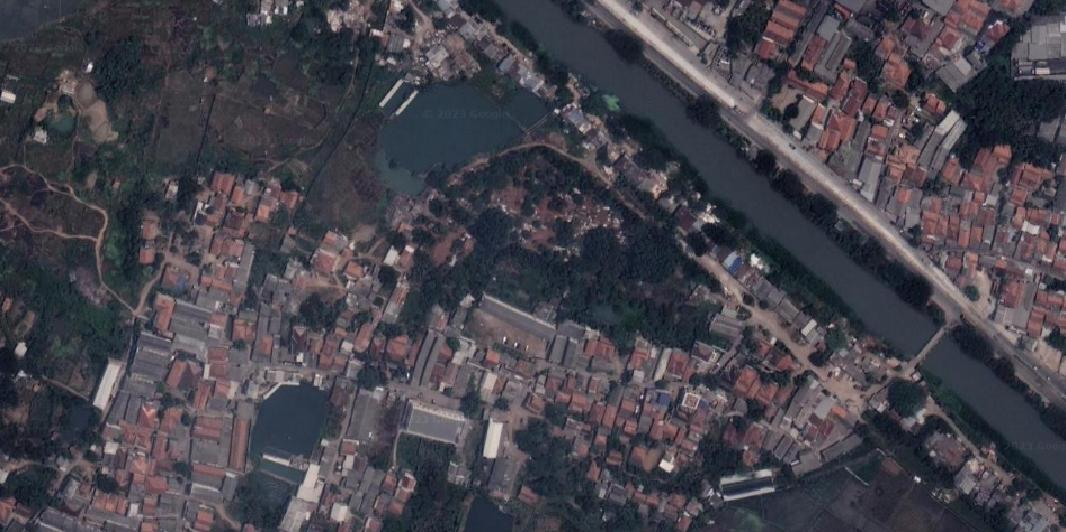
#> input picture data/images/IMG_1.jpg, 1066 x 532 px, given in place of IMG_3_pts.png, which was not available
$ jupyter execute create_dataset.ipynb   (shell and % lines are left out)   (older library calls are emulated)   (text cells are left out)
#> lines starting #> are read from the running program, lines starting #| are printed output that depends on the picture; after the words box and inside, x2 and y2 are one past the last pixel; in counts of white or black regions, pixels touching at a corner belong together; long printed decimals are rounded; pictures that were not available may be replaced by others from this repository, and a replacement may not be noted
[cell 1]
import cv2
import os
import matplotlib.pyplot as plt
import numpy as np
import pandas as pd

[cell 2]
root = '/home/user/Dev/Git/roofcounting/'
# image_name = "pasirsari_1_labeled"
image_name = "IMG_3_pts"
image_ext = ".png"
image_file = os.path.join("data/images/", (image_name + image_ext))
image_path = os.path.join(root, image_file)
image = cv2.imread(image_path)
#> image is the input picture: shape (532, 1066, 3); mean B, G, R 77, 68.4, 70.8
# print(image_path)

[cell 3]
# adaptive threshold as preprocessing -> looks for areas that are relatively brighter than the neighbouring pixels
blur_hor = cv2.filter2D(image[:, :, 0], cv2.CV_32F, kernel=np.ones((11,1,1), np.float32)/11.0, borderType=cv2.BORDER_CONSTANT)
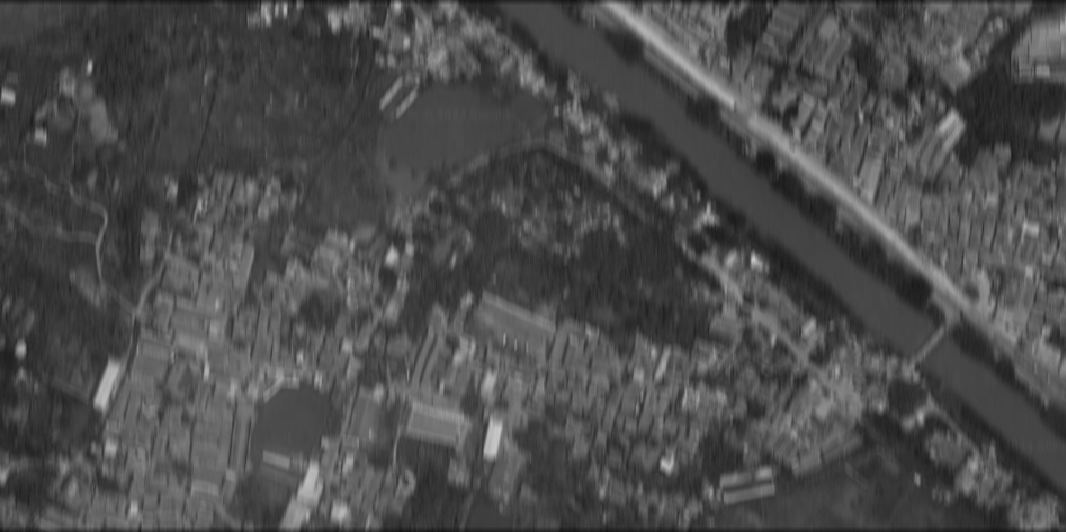
#> blur_hor: shape (532, 1066) float32; min 18.36, max 202.3, mean 76.7
blur_vert = cv2.filter2D(image[:, :, 0], cv2.CV_32F, kernel=np.ones((1,11,1), np.float32)/11.0, borderType=cv2.BORDER_CONSTANT)
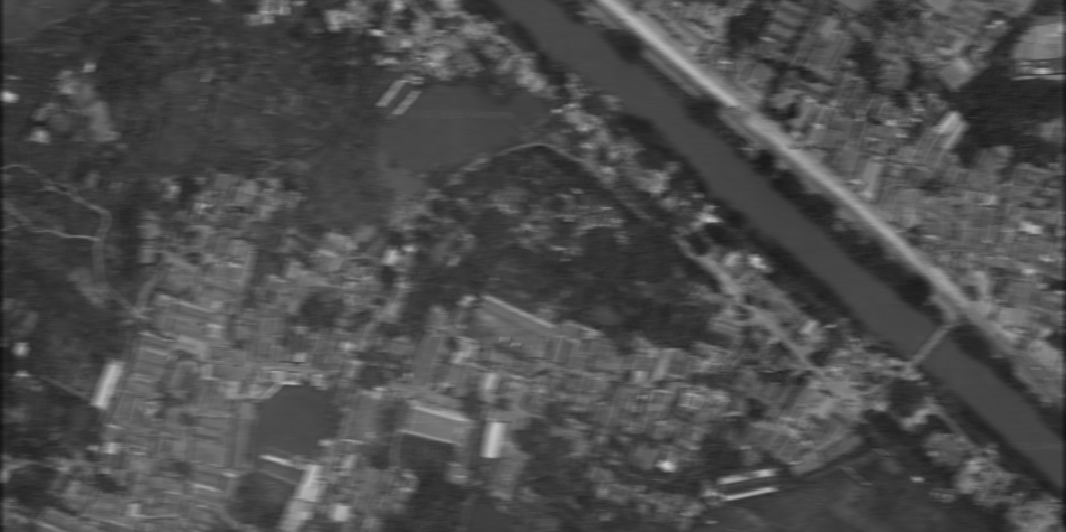
#> blur_vert: shape (532, 1066) float32; min 17.91, max 203.8, mean 76.9
mask = ((image[:,:,0]>blur_hor*1.2) | (image[:,:,0]>blur_vert*1.2)).astype(np.uint8)*255
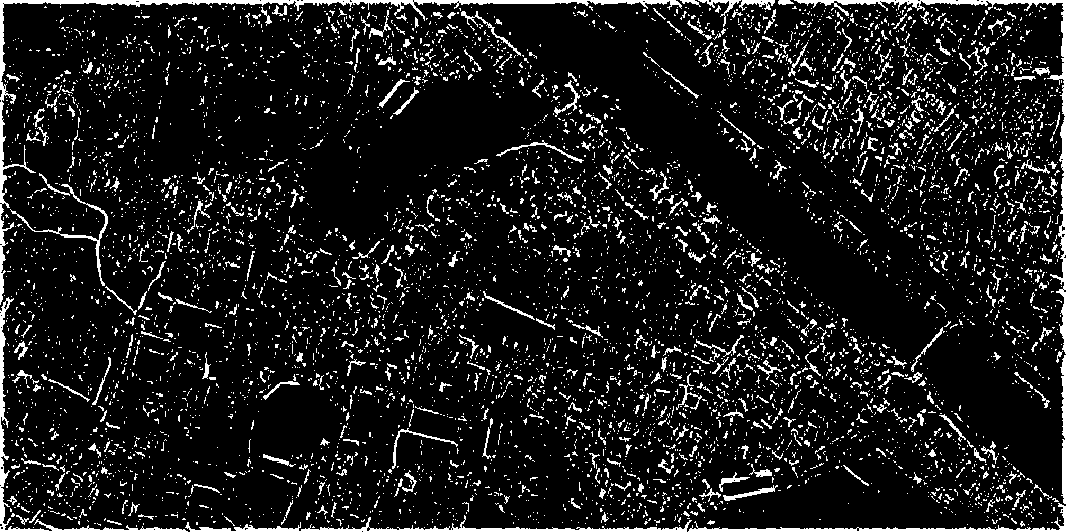
#> mask: shape (532, 1066); 10.4% white in thin lines or dots

[cell 4]
plt.imshow(mask)

[cell 5]
circles = cv2.HoughCircles(mask,
                           cv2.HOUGH_GRADIENT,
                           minDist=2,
                           dp=1,
                           param1=150,
                           param2=12,
                           minRadius=4,
                           maxRadius=10)
#> circles = [[335.5, 11.5, 9.4], [1038.5, 163.5, 8.2], [202.5, 219.5, 7.1], [715.5, 499.5, 6], [63.5, 489.5, 8.2], [915.5, 116.5, 4.6]]
output = image.copy()
for (x, y, r) in circles[0, :, :]:
    cv2.circle(output, (int(x), int(y)), int(r), (0, 255, 0), 4)
#> this loop made 6 passes
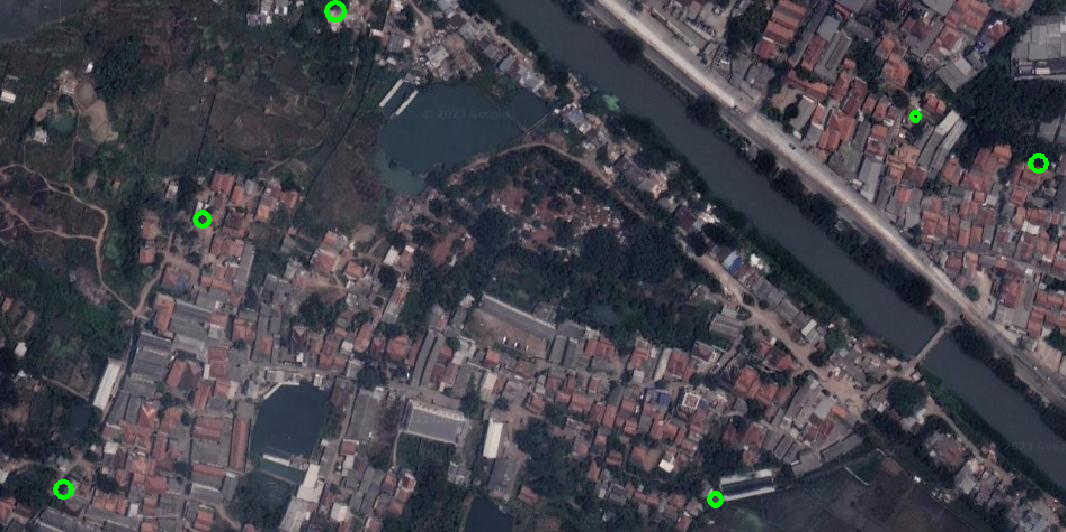
#> output: shape (532, 1066, 3); 0.22% of pixels changed, all inside (x1, y1, x2, y2) = (53, 0, 1049, 508)

[cell 6]
plt.imshow(output)

[cell 7]
xy_array = []

for i in range(len(circles[0])):
    xy = circles[0][i][0], circles[0][i][1]
    xy_array.append(xy)
#> this loop made 6 passes
#> xy on passes 1 to 6: (335.5, 11.5), (1038.5, 163.5), (202.5, 219.5), (715.5, 499.5), (63.5, 489.5), (915.5, 116.5)
#> after the loop, xy_array = [(335.5, 11.5), (1038.5, 163.5), (202.5, 219.5), (715.5, 499.5), (63.5, 489.5), (915.5, 116.5)]

df = pd.DataFrame(xy_array, columns=["x", "y"])
#> df = table of 6 rows and 2 columns
df.to_csv(image_name + ".csv", index=False)

[cell 8]
import h5py
import scipy.io as io
# import PIL.Image as Image
from PIL import Image
import numpy as np
import os
import glob
from matplotlib import pyplot as plt
from scipy.ndimage.filters import gaussian_filter
import scipy
from scipy import spatial
import json
from matplotlib import cm as CM
from image import *
# from model import CSRNet
import torch

from model import CSRNet

[cell 9]
#this is borrowed from https://github.com/davideverona/deep-crowd-counting_crowdnet
def gaussian_filter_density(gt):
    print(gt.shape)
    density = np.zeros(gt.shape, dtype=np.float32)
    gt_count = np.count_nonzero(gt)
    if gt_count == 0:
        return density

#     pts = np.array(zip(np.nonzero(gt)[1], np.nonzero(gt)[0]))
    pts = np.array(list(zip(np.nonzero(gt)[1], np.nonzero(gt)[0])))
    leafsize = 2048
    # build kdtree
    tree = scipy.spatial.KDTree(pts.copy(), leafsize=leafsize)
    # query kdtree
    distances, locations = tree.query(pts, k=4)

    print('generate density...')
    for i, pt in enumerate(pts):
        pt2d = np.zeros(gt.shape, dtype=np.float32)
        pt2d[pt[1],pt[0]] = 1.
        if gt_count > 1:
            sigma = (distances[i][1]+distances[i][2]+distances[i][3])*0.1
        else:
            sigma = np.average(np.array(gt.shape))/2./2. #case: 1 point
        density += scipy.ndimage.filters.gaussian_filter(pt2d, sigma, mode='constant')
    print('done.')
    return density

[cell 10]
ps_img = cv2.imread(image_path)
# print(image_path)
gray = cv2.cvtColor(ps_img, cv2.COLOR_BGR2GRAY)
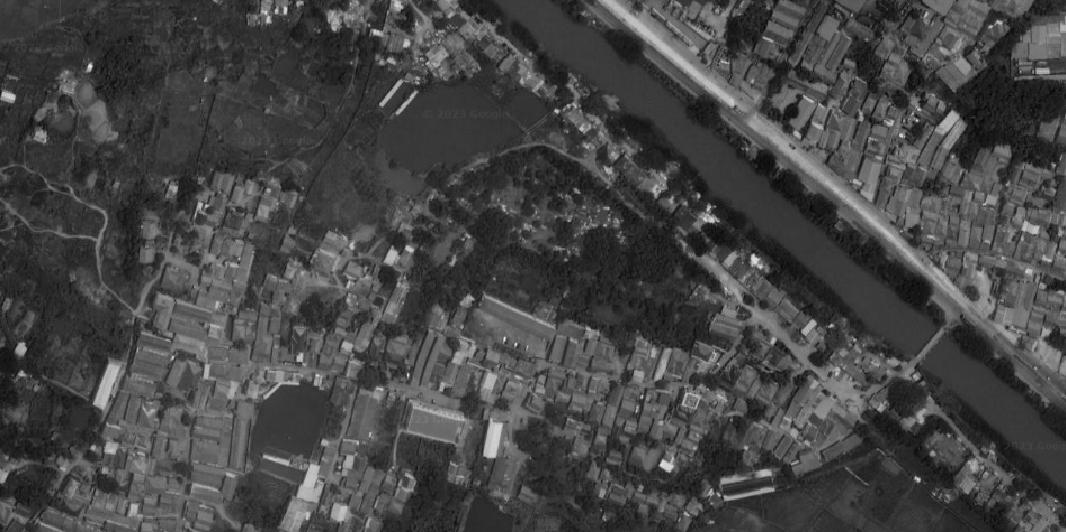
#> gray: shape (532, 1066); min 2, max 239, mean 70.1
xy = pd.read_csv(image_name + ".csv")
xy = xy.to_numpy()

[cell 11]
k = np.zeros((ps_img.shape[0], ps_img.shape[1]))
gt = xy
for i in range(0, len(gt)):
    if int(gt[i][1])<ps_img.shape[0] and int(gt[i][0])<ps_img.shape[1]:
        k[int(gt[i][1]), int(gt[i][0])] = 1
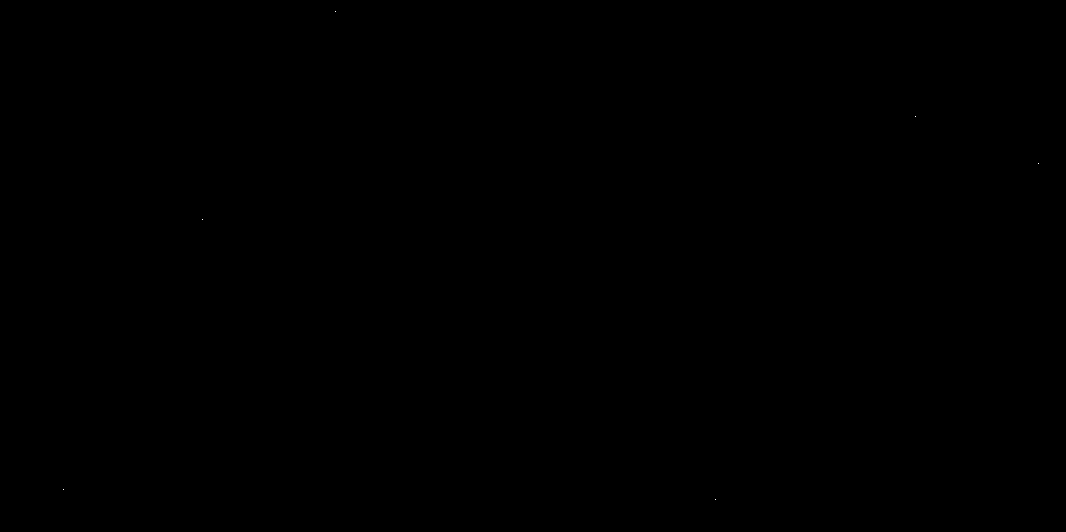
#> k: shape (532, 1066) float64; values 0 (black) and 1 (white), 0% white in thin lines or dots, all inside (x1, y1, x2, y2) = (63, 11, 1039, 500)
k1 = gaussian_filter_density(k)
#| (532, 1066)
#> after the loop in gaussian_filter_density, `for i, pt in enumerate(pts):`:
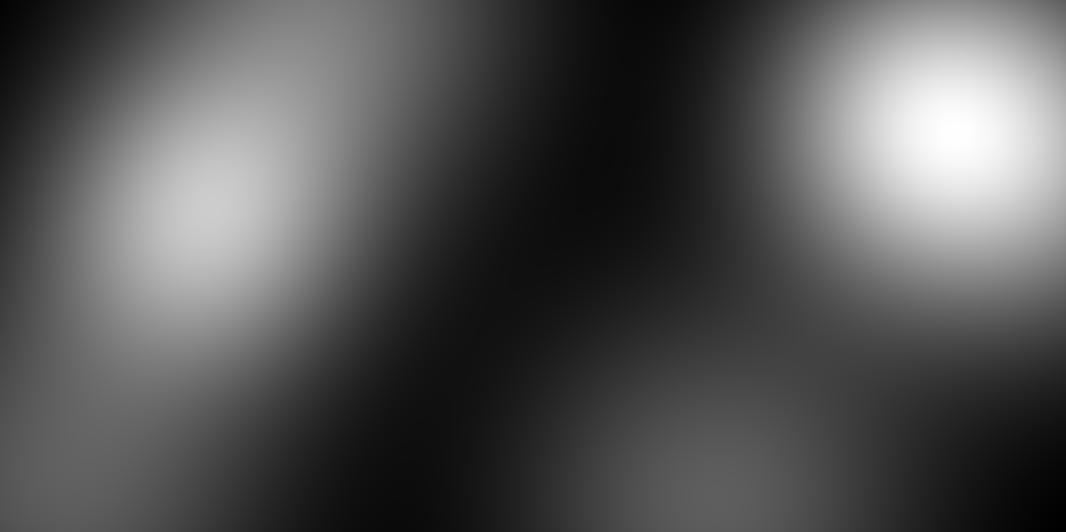
#> density: shape (532, 1066) float32; min 6.25e-07, max 1.86e-05, mean 6.58e-06; drawn with min black and max white
#> after the loop in gaussian_filter_density, `for i, pt in enumerate(pts):`: pt2d: shape (532, 1066) float32; values 0 (black) and 1 (white), 0% white in thin lines or dots, all inside (x1, y1, x2, y2) = (715, 499, 716, 500)

[cell 12]
plt.imshow(k1)
print(np.sum(k1))
#| 3.731
